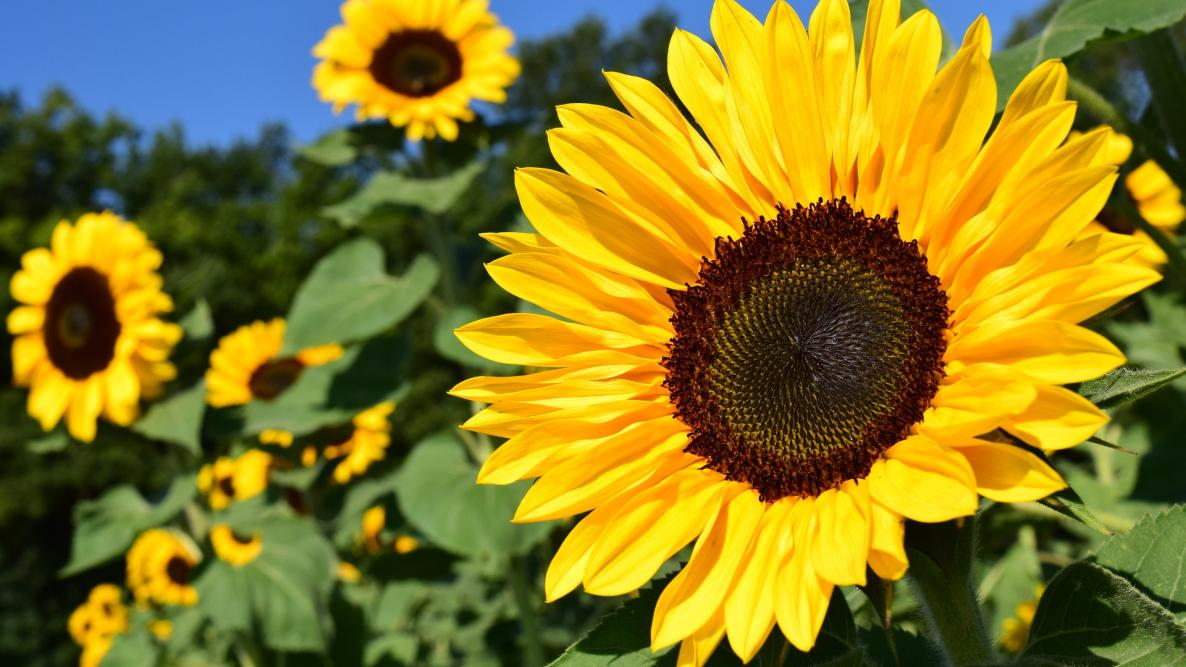
#> input picture Labs/Lab 1/sunflower.jpg, 1186 x 667 px
$ python answer5.py
#> lines starting #> are read from the running program, lines starting #| are printed output that depends on the picture
#5) Resize and rotate image
import cv2
import matplotlib.pyplot as plt

img = cv2.imread("sunflower.jpg")
#> img is the input picture: shape (667, 1186, 3); mean B, G, R 35.4, 122, 134.6

#Resize image to 300x300
resized = cv2.resize(img, (300,300))
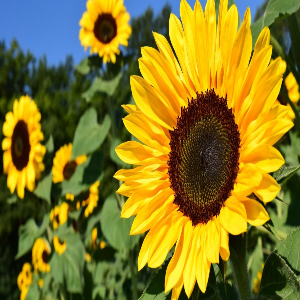
#> resized: shape (300, 300, 3); mean B, G, R 35.3, 121.9, 134.5
# cv2.imshow("Resized", resized)
# cv2.waitKey(0)
# cv2.destroyAllWindows()

#Rotate image by 90 degrees
rotated = cv2.rotate(img, cv2.ROTATE_90_CLOCKWISE)
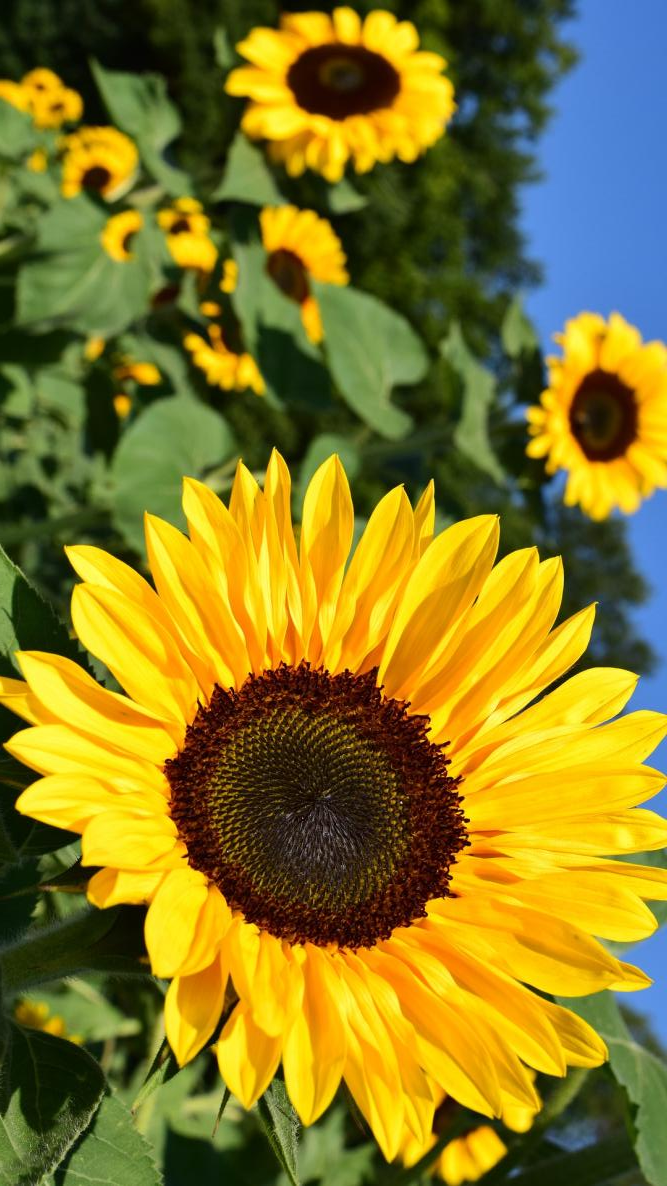
#> rotated: shape (1186, 667, 3); mean B, G, R 35.4, 122, 134.6
# cv2.imshow("Rotated", rotated)
# cv2.waitKey(0)
# cv2.destroyAllWindows()

#Change the color - OpenCV uses: BGR, Matplotlib uses: RGB
resized_rgb = cv2.cvtColor(resized, cv2.COLOR_BGR2RGB)
rotated_rgb = cv2.cvtColor(rotated, cv2.COLOR_BGR2RGB)

plt.figure(figsize=(10,4))

plt.subplot(1,2,1)
plt.title("Resized Image")
plt.imshow(resized_rgb)
plt.axis('off')

plt.subplot(1,2,2)
plt.title("Rotated Image")
plt.imshow(rotated_rgb)
plt.axis('off')

plt.show()
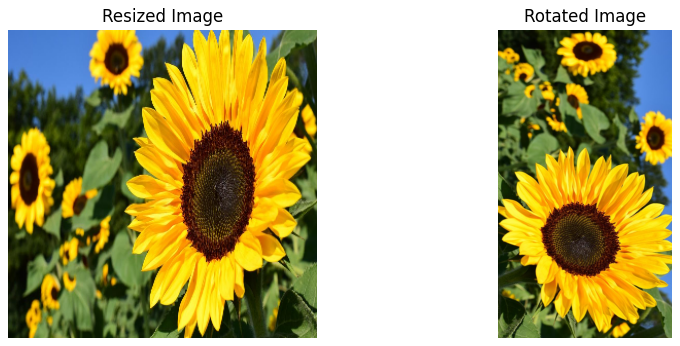
#> figure drawn by matplotlib, 2 panels
